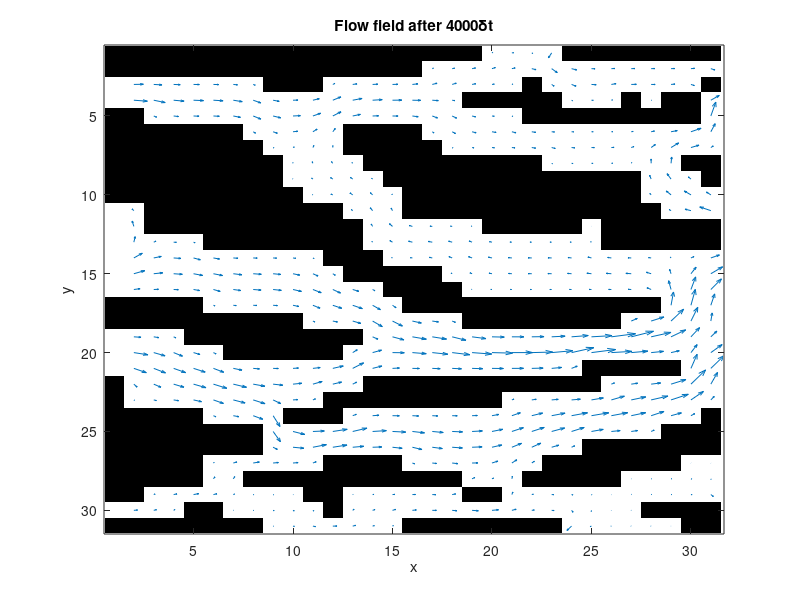

The MATLAB script that drew this image:
% 2D Lattice Boltzmann (BGK) model of a fluid. By Ian Haslam.
%  c4  c3   c2  D2Q9 model. At each timestep, particle densities propagate
%    \  |  /    outwards in the directions indicated in the figure. An
%  c5 -c9 - c1  equivalent 'equilibrium' density is found, and the densities
%    /  |  \    relax towards that state, in a proportion governed by omega.
%  c6  c7   c8      Iain Haslam, March 2006.
%
% Comments added by GT, April 2007
%
% Edited by AGT 4/11/2016 to impose boundary conditions similar to streambed or subglacial rivers
%


omega=1.0;    % = 1/tau where tau=relaxation time scale
density=1.0;  % initial density

% These are the weights for equilibrium distribution (smaller number =
% higher weight)
t1=4/9;   % Rest particle (ie. 1/9 makes particles stay in the same place)
t2=1/9;   % "Straight" directions (ie. 8/9 keeps particles from moving in straight directions)
t3=1/36;  % Diagonal directions (ie. 35/36 keeps particles from moving in diagonal directions)

% This sneakily incorporates the factor of of 3 that shows up in the
% equilibrium distributions, so c_squ actually equals c^2/3.
c_squ=1/3;  

% Lattice size
nx=31; ny=31;

% Set up matrix. The matrix is nx by ny by 9, where 9 represents the 9
% discrete lattice velocities. F is the current distribution for each
% velocity, and FEQ is the equilibrium distribution.
F=repmat(density/9,[nx ny 9]); %fills matrix of [nx ny 9] dimensions with [density/9]
FEQ=F; %saves newly created matrix as the equilibrium distribution

% Here we set up the boundaries.
% The CI vector is used to efficiently set locations for reflected
% boundaries. Basically, each CI indexes one of the first 8
% (non-stationary) velocities.
% Then BOUND is set to encode boundaries (1) and interior nodes (0).
% ON stands for Occupied Nodes, and the ON matrix encodes the (x,y)
% locations of occupied (boundary) nodes.
% TO_REFLECT is basically the same as ON but with the extra dimension for
% velocities.
msize=nx*ny; 
CI=[0:msize:msize*7];

load boundary.txt %impose boundary conditions 
BOUND = transpose(boundary); 
ON=find(BOUND); %matrix offset of each Occupied Node
TO_REFLECT=[ON+CI(1) ON+CI(2) ON+CI(3) ON+CI(4) ...
            ON+CI(5) ON+CI(6) ON+CI(7) ON+CI(8)];
REFLECTED= [ON+CI(5) ON+CI(6) ON+CI(7) ON+CI(8) ...
            ON+CI(1) ON+CI(2) ON+CI(3) ON+CI(4)];
        
avu=1;         % Average x-directed velocity
prevavu=1;     % Previous "
ts=0;          % Time-step counter
deltaU=1e-7;   % Velocity added to first row (left side)
numactivenodes=sum(sum(1-BOUND));

% Main loop here. We run at least 100 time steps, stopping when either
% equilibrium is reached (unchanging U) or we've reached 4000 time steps,
% whichever comes first.
while (ts<4000 & 1e-10<abs((prevavu-avu)/avu)) | ts<100
    
    % Propagate (be careful about directions here ...)
    F(:,:,4)=F([2:nx 1],[ny 1:ny-1],4);     % up and right
    F(:,:,3)=F(:,[ny 1:ny-1],3);            % right
    F(:,:,2)=F([nx 1:nx-1],[ny 1:ny-1],2);  % down and right
    F(:,:,5)=F([2:nx 1],:,5);               % up
    F(:,:,1)=F([nx 1:nx-1],:,1);            % propagate down
    F(:,:,6)=F([2:nx 1],[2:ny 1],6);        % up and left
    F(:,:,7)=F(:,[2:ny 1],7);               % left
    F(:,:,8)=F([nx 1:nx-1],[2:ny 1],8);     % down and left
    
    
    BOUNCEDBACK=F(TO_REFLECT); %Densities bouncing back at next timestep
    
    % Calculate local densities as the sum of all velocity components
    DENSITY=sum(F,3);
    
    % Calculate velocities:
    % UX = sum of "rightward" minus sum of "leftward"
    % UY = sum of "upward" minus sum of "downward"
    UX=(sum(F(:,:,[1 2 8]),3)-sum(F(:,:,[4 5 6]),3))./DENSITY;
    UY=(sum(F(:,:,[2 3 4]),3)-sum(F(:,:,[6 7 8]),3))./DENSITY;
    
    % Apply boundary conditions:
    % Add velocity to left side (row 1).
    % Set velocity and density at boundary points to zero.
    % Pre-compute squares, etc.
    UX(1,1:ny)=UX(1,1:ny)+deltaU; %Increase inlet pressure
    UX(ON)=0; UY(ON)=0; DENSITY(ON)=0;
    U_SQU=UX.^2+UY.^2; U_C2=UX+UY; U_C4=-UX+UY; U_C6=-U_C2; U_C8=-U_C4;
    
    % Calculate equilibrium distribution: stationary
    FEQ(:,:,9)=t1*DENSITY.*(1-U_SQU/(2*c_squ));
    % nearest-neighbours
    FEQ(:,:,1)=t2*DENSITY.*(1+UX/c_squ+0.5*(UX/c_squ).^2-U_SQU/(2*c_squ));
    FEQ(:,:,3)=t2*DENSITY.*(1+UY/c_squ+0.5*(UY/c_squ).^2-U_SQU/(2*c_squ));
    FEQ(:,:,5)=t2*DENSITY.*(1-UX/c_squ+0.5*(UX/c_squ).^2-U_SQU/(2*c_squ));
    FEQ(:,:,7)=t2*DENSITY.*(1-UY/c_squ+0.5*(UY/c_squ).^2-U_SQU/(2*c_squ));
    % next-nearest neighbours
    FEQ(:,:,2)=t3*DENSITY.*(1+U_C2/c_squ+0.5*(U_C2/c_squ).^2-U_SQU/(2*c_squ));
    FEQ(:,:,4)=t3*DENSITY.*(1+U_C4/c_squ+0.5*(U_C4/c_squ).^2-U_SQU/(2*c_squ));
    FEQ(:,:,6)=t3*DENSITY.*(1+U_C6/c_squ+0.5*(U_C6/c_squ).^2-U_SQU/(2*c_squ));
    FEQ(:,:,8)=t3*DENSITY.*(1+U_C8/c_squ+0.5*(U_C8/c_squ).^2-U_SQU/(2*c_squ));
    
    % Compute new particle velocities
    F=omega*FEQ+(1-omega)*F;
    
    % Bounce-back from boundaries
    F(REFLECTED)=BOUNCEDBACK;
    
    % Update time step and check for equilibrium
    prevavu=avu;
    avu=sum(sum(UX))/numactivenodes; 
    ts=ts+1; %update time step
end
figure;colormap(gray(2));image(2-BOUND');hold on;
quiver(2:nx,1:ny,UX(2:nx,:)',UY(2:nx,:)');
title(['Flow field after ',num2str(ts),'\deltat']);xlabel('x');ylabel('y');